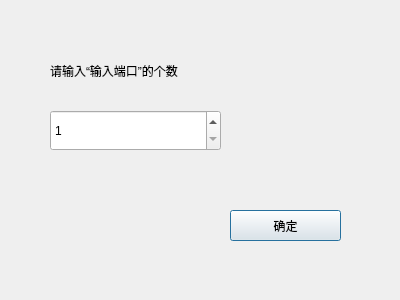
<?xml version="1.0" encoding="UTF-8"?>
<ui version="4.0">
 <class>AskInputNumber</class>
 <widget class="QDialog" name="AskInputNumber">
  <property name="geometry">
   <rect>
    <x>0</x>
    <y>0</y>
    <width>400</width>
    <height>300</height>
   </rect>
  </property>
  <property name="windowTitle">
   <string>输入端口</string>
  </property>
  <widget class="QSpinBox" name="spinBox">
   <property name="geometry">
    <rect>
     <x>50</x>
     <y>110</y>
     <width>171</width>
     <height>41</height>
    </rect>
   </property>
   <property name="minimum">
    <number>1</number>
   </property>
   <property name="maximum">
    <number>12</number>
   </property>
   <property name="value">
    <number>1</number>
   </property>
  </widget>
  <widget class="QLabel" name="label">
   <property name="geometry">
    <rect>
     <x>50</x>
     <y>50</y>
     <width>211</width>
     <height>41</height>
    </rect>
   </property>
   <property name="text">
    <string>请输入“输入端口”的个数</string>
   </property>
  </widget>
  <widget class="QPushButton" name="pushButton">
   <property name="geometry">
    <rect>
     <x>230</x>
     <y>210</y>
     <width>111</width>
     <height>31</height>
    </rect>
   </property>
   <property name="text">
    <string>确定</string>
   </property>
  </widget>
 </widget>
 <resources/>
 <connections/>
</ui>
